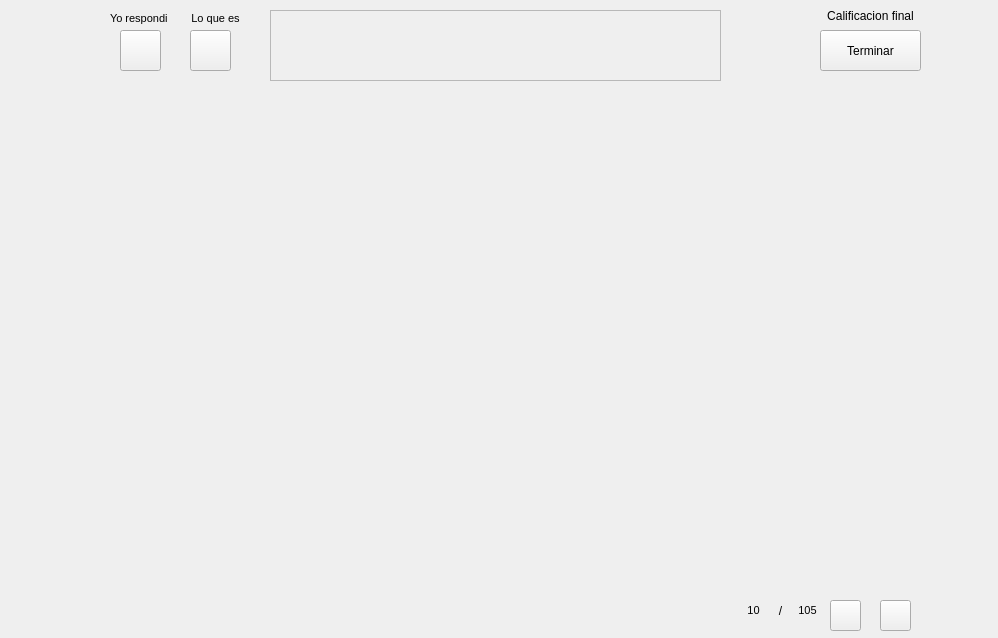
<?xml version="1.0" encoding="UTF-8"?>
<ui version="4.0">
 <class>Form</class>
 <widget class="QWidget" name="Form">
  <property name="geometry">
   <rect>
    <x>0</x>
    <y>0</y>
    <width>998</width>
    <height>638</height>
   </rect>
  </property>
  <property name="windowTitle">
   <string>Form</string>
  </property>
  <widget class="QStackedWidget" name="listWidget_panelPreguntas">
   <property name="geometry">
    <rect>
     <x>50</x>
     <y>90</y>
     <width>911</width>
     <height>511</height>
    </rect>
   </property>
   <property name="toolTipDuration">
    <number>0</number>
   </property>
   <property name="styleSheet">
    <string notr="true"/>
   </property>
   <property name="frameShape">
    <enum>QFrame::NoFrame</enum>
   </property>
   <property name="frameShadow">
    <enum>QFrame::Plain</enum>
   </property>
   <property name="currentIndex">
    <number>-1</number>
   </property>
  </widget>
  <widget class="QScrollArea" name="scrollArea">
   <property name="geometry">
    <rect>
     <x>270</x>
     <y>10</y>
     <width>451</width>
     <height>71</height>
    </rect>
   </property>
   <property name="widgetResizable">
    <bool>true</bool>
   </property>
   <widget class="QWidget" name="scrollAreaWidgetContents_2">
    <property name="geometry">
     <rect>
      <x>0</x>
      <y>0</y>
      <width>449</width>
      <height>69</height>
     </rect>
    </property>
   </widget>
  </widget>
  <widget class="QPushButton" name="btn_next">
   <property name="geometry">
    <rect>
     <x>880</x>
     <y>600</y>
     <width>31</width>
     <height>31</height>
    </rect>
   </property>
   <property name="styleSheet">
    <string notr="true">QPushButton {
border-image: url(:/CreadorPreguntas/IMAGENES/imagen5_nextE.png);
  }
QPushButton:hover {
border-image: url(:/CreadorPreguntas/IMAGENES/imagen4_nextD.png);
}

QPushButton:pressed {
border-image: url(:/CreadorPreguntas/IMAGENES/imagen5_nextE.png);
}
</string>
   </property>
   <property name="text">
    <string/>
   </property>
  </widget>
  <widget class="QPushButton" name="btn_prev">
   <property name="geometry">
    <rect>
     <x>830</x>
     <y>600</y>
     <width>31</width>
     <height>31</height>
    </rect>
   </property>
   <property name="styleSheet">
    <string notr="true">QPushButton {
border-image: url(:/CreadorPreguntas/IMAGENES/imagen5_prevE.png);
  }
QPushButton:hover {
border-image: url(:/CreadorPreguntas/IMAGENES/imagen4_prevD .png);
}

QPushButton:pressed {
border-image: url(:/CreadorPreguntas/IMAGENES/imagen5_prevE.png);
}
</string>
   </property>
   <property name="text">
    <string/>
   </property>
  </widget>
  <widget class="QWidget" name="horizontalLayoutWidget">
   <property name="geometry">
    <rect>
     <x>740</x>
     <y>600</y>
     <width>81</width>
     <height>21</height>
    </rect>
   </property>
   <layout class="QHBoxLayout" name="horizontalLayout">
    <item>
     <widget class="QLabel" name="bel_punteroPregunta">
      <property name="font">
       <font>
        <pointsize>8</pointsize>
       </font>
      </property>
      <property name="text">
       <string>10</string>
      </property>
      <property name="alignment">
       <set>Qt::AlignCenter</set>
      </property>
     </widget>
    </item>
    <item>
     <widget class="QLabel" name="label_2">
      <property name="maximumSize">
       <size>
        <width>15</width>
        <height>16777215</height>
       </size>
      </property>
      <property name="text">
       <string>/</string>
      </property>
      <property name="alignment">
       <set>Qt::AlignCenter</set>
      </property>
     </widget>
    </item>
    <item>
     <widget class="QLabel" name="bel_noPreguntas">
      <property name="font">
       <font>
        <pointsize>8</pointsize>
       </font>
      </property>
      <property name="styleSheet">
       <string notr="true"/>
      </property>
      <property name="text">
       <string>105</string>
      </property>
      <property name="alignment">
       <set>Qt::AlignCenter</set>
      </property>
     </widget>
    </item>
   </layout>
  </widget>
  <widget class="QPushButton" name="btn_terminar">
   <property name="geometry">
    <rect>
     <x>820</x>
     <y>30</y>
     <width>101</width>
     <height>41</height>
    </rect>
   </property>
   <property name="text">
    <string>Terminar</string>
   </property>
  </widget>
  <widget class="QPushButton" name="btn_respondioEl">
   <property name="geometry">
    <rect>
     <x>190</x>
     <y>30</y>
     <width>41</width>
     <height>41</height>
    </rect>
   </property>
   <property name="styleSheet">
    <string notr="true">border-image: url(:/CreadorPreguntas/IMAGENES/icon_yoNoDije.png);</string>
   </property>
   <property name="text">
    <string/>
   </property>
  </widget>
  <widget class="QLabel" name="bel_respondioYo">
   <property name="geometry">
    <rect>
     <x>110</x>
     <y>10</y>
     <width>61</width>
     <height>16</height>
    </rect>
   </property>
   <property name="font">
    <font>
     <pointsize>8</pointsize>
    </font>
   </property>
   <property name="text">
    <string>Yo respondi</string>
   </property>
  </widget>
  <widget class="QPushButton" name="btn_respondioYo">
   <property name="geometry">
    <rect>
     <x>120</x>
     <y>30</y>
     <width>41</width>
     <height>41</height>
    </rect>
   </property>
   <property name="styleSheet">
    <string notr="true">border-image: url(:/CreadorPreguntas/IMAGENES/icon_yoDije.png);</string>
   </property>
   <property name="text">
    <string/>
   </property>
  </widget>
  <widget class="QLabel" name="bel_califFinal">
   <property name="geometry">
    <rect>
     <x>780</x>
     <y>0</y>
     <width>181</width>
     <height>31</height>
    </rect>
   </property>
   <property name="text">
    <string>Calificacion final</string>
   </property>
   <property name="alignment">
    <set>Qt::AlignCenter</set>
   </property>
  </widget>
  <widget class="QLabel" name="bel_respondioEl">
   <property name="geometry">
    <rect>
     <x>180</x>
     <y>10</y>
     <width>71</width>
     <height>16</height>
    </rect>
   </property>
   <property name="font">
    <font>
     <pointsize>8</pointsize>
    </font>
   </property>
   <property name="text">
    <string>Lo que es</string>
   </property>
   <property name="alignment">
    <set>Qt::AlignCenter</set>
   </property>
  </widget>
  <widget class="QLabel" name="bel_estadoPregunta">
   <property name="geometry">
    <rect>
     <x>870</x>
     <y>70</y>
     <width>121</width>
     <height>91</height>
    </rect>
   </property>
   <property name="styleSheet">
    <string notr="true"/>
   </property>
   <property name="text">
    <string/>
   </property>
  </widget>
 </widget>
 <resources>
  <include location="../../IMAG.qrc"/>
 </resources>
 <connections/>
</ui>
